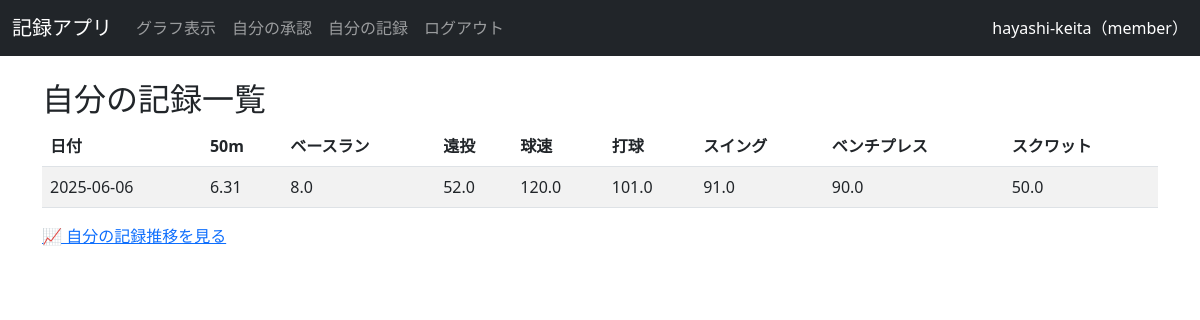
The app's page /records (signed in) with its own data.
### models.py (models this page shows)
class User(UserMixin, db.Model):
    id = db.Column(db.Integer, primary_key=True)  # 各ユーザーの一意のIDを付ける
    username = db.Column(db.String(150), unique=True, nullable=False)  # ユーザー名、重複を許さない、空も不可
    password = db.Column(db.String(150), nullable=True)  # パスワード、空は不可
    role = db.Column(db.String(50), default='member')
    grade = db.Column(db.String(10))
    name = db.Column(db.String(50))
    records = db.relationship('Record', backref='user', lazy=True)

class Record(db.Model):
    id = db.Column(db.Integer, primary_key=True)
    user_id = db.Column(db.Integer, db.ForeignKey('user.id'), nullable=False)
    date = db.Column(db.Date, default=datetime.now)
    month = db.Column(db.String(10))
    grade = db.Column(db.String(10))
    name = db.Column(db.String(50))
    run_50m = db.Column(db.Float)
    base_running = db.Column(db.Float)
    long_throw = db.Column(db.Float)
    pitch_speed = db.Column(db.Float)
    hit_speed = db.Column(db.Float)
    swing_speed = db.Column(db.Float)
    bench_press = db.Column(db.Float)
    squat = db.Column(db.Float)
    member_approval = db.Column(db.Boolean, default=False)
    coach_approval = db.Column(db.Boolean, default=False)

### routes/record.py (the view)
@record.route('/records')
@login_required
def view_records():
    records = Record.query.filter_by(user_id=current_user.id).order_by(Record.date.desc()).all()
    return render_template('record_list.html', records=records)

### app.py (called while the page is built)
@LoginManager.user_loader  # Flask-Loginが「今ログインしている人」を取得する方法を定義
def load_user(user_id):
    return User.query.get(int(user_id))  # データベースから user_id に一致するユーザーを探して返す

### templates/record_list.html
{% extends "layout.html" %}
{% block content %}
  <h2>自分の記録一覧</h2>
  {% if records %}
    <table class="table table-striped">
      <thead>
        <tr>
          <th>日付</th>
          <th>50m</th>
          <th>ベースラン</th>
          <th>遠投</th>
          <th>球速</th>
          <th>打球</th>
          <th>スイング</th>
          <th>ベンチプレス</th>
          <th>スクワット</th>
        </tr>
      </thead>
      <tbody>
        {% for record in records %}
        <tr>
          <td>{{ record.date }}</td>
          <td>{{ record.run_50m }}</td>
          <td>{{ record.base_running }}</td>
          <td>{{ record.long_throw }}</td>
          <td>{{ record.pitch_speed }}</td>
          <td>{{ record.hit_speed }}</td>
          <td>{{ record.swing_speed }}</td>
          <td>{{ record.bench_press }}</td>
          <td>{{ record.squat }}</td>
        </tr>
        {% endfor %}
      </tbody>
    </table>
  {% else %}
    <p>記録がありません。</p>
  {% endif %}
  <a href="{{ url_for('dashboard.record_progress', user_id=current_user.id) }}">
    📈 自分の記録推移を見る
  </a>
{% endblock %}

### templates/layout.html (shortened to what this page needs)
<!DOCTYPE html>
<html lang="ja">
<head>
  <link href="https://cdn.jsdelivr.net/npm/bootstrap@5.3.0/dist/css/bootstrap.min.css" rel="stylesheet">
</head>
<body>
  <nav class="navbar navbar-expand-lg navbar-dark bg-dark">
    <div class="container-fluid">
      <a class="navbar-brand" href="{{ url_for('index') }}">記録アプリ</a>
      <div class="collapse navbar-collapse" id="navbarNav">
        <ul class="navbar-nav me-auto">
          {% if current_user.is_authenticated %}
            <li class="nav-item">
              <a class="nav-link" href="{{ url_for('dashboard.my_graph', user_id=current_user.id, field='run_50m') }}">
                グラフ表示
              </a>
            </li>
            {% if current_user.role == 'member' %}
              <li class="nav-item">
                <a class="nav-link" href="{{ url_for('record.my_approvals') }}">自分の承認</a>
              </li>
              <li class="nav-item">
                <a class="nav-link" href="{{ url_for('record.view_records') }}">自分の記録</a>
              </li>
            {% endif %}
            <li class="nav-item">
              <a class="nav-link" href="{{ url_for('auth.logout') }}">ログアウト</a>
            </li>
          {% endif %}
        </ul>
        {% if current_user.is_authenticated %}
          <span class="navbar-text text-white">
            {{ current_user.username }}（{{ current_user.role }}）
          </span>
        {% endif %}
      </div>
    </div>
  </nav>
  <div class="container mt-4">
    {% block content %}{% endblock %}
  </div>
</body>
</html>

### records on screen
User: username "hayashi-keita", role "member"
Record: date "2025-06-06", run_50m "6.31", base_running "8.0", long_throw "52.0", pitch_speed "120.0", hit_speed "101.0", swing_speed "91.0", bench_press "90.0", squat "50.0"
